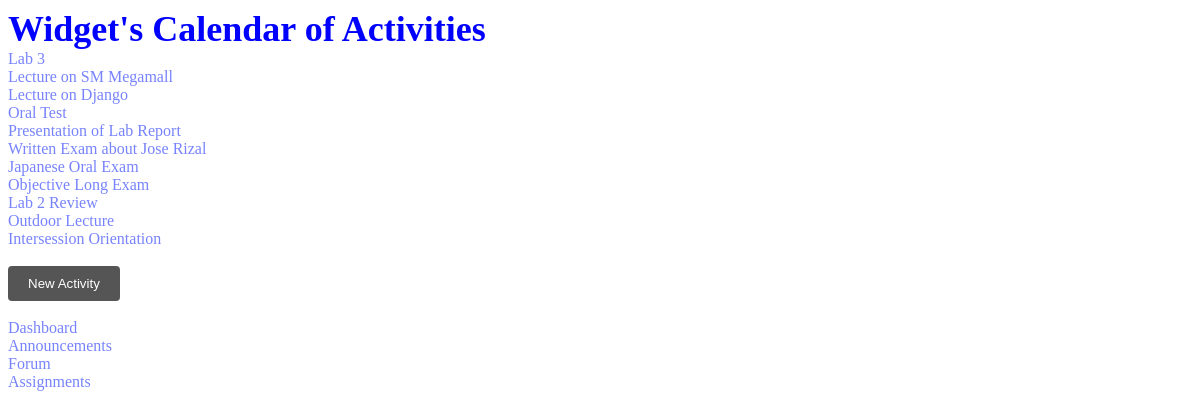
Screenshot of /calendar/ with the database file from the repository.
### calendar_app/models.py (models this page shows, shortened)
class Event(models.Model):
    target_datetime = models.DateTimeField("Date and Time: ", max_length = 50)
    activity = models.CharField("Activity: ", max_length = 50)
    estimated_hours = models.FloatField("Estimated Hours: ", max_length = 50)
    location = models.ForeignKey(Location, on_delete = models.CASCADE)
    course = models.ForeignKey(Course, on_delete = models.CASCADE)
    def get_absolute_url(self):
        return (reverse('calendar_app:event_details', kwargs={'pk' : self.pk}))

### calendar_app/views.py (the view)
# urls.py: path('', views.calendar_view, name='calendar_app'),
def calendar_view(request):
    events = Event.objects.all()
    return render(request, 'calendar.html', {'events': events})

### calendar_app/templates/calendar.html (shortened to what this page needs)
{% extends 'base.html' %}
{% load static %}
{% block content %}
    {% block header %}<h1>Widget's Calendar of Activities</h1>{% endblock %}
    {% for event in events %}
        <a href="{{event.get_absolute_url}}"> {{event.activity}} </a><br>
    {% endfor %}
    <br>
    <form action="events/add">
        <button type="submit">New Activity</button>
    </form>
    <br>
    <a href="/dashboard">Dashboard</a><br>
    <a href="/announcements">Announcements</a><br>
    <a href="/forum">Forum</a><br>
    <a href="/assignments">Assignments</a><br>
{% endblock %}

### static/styles.css (style rules this page uses)
h1 { font-size: 36px; font-weight: bold; margin: 0; color: blue; }
button { background-color: #555; color: white; padding: 10px 20px; border: none; border-radius: 4px; cursor: pointer; }
body { background-image: url("https://www.pngkey.com/png/full/979-9791878_cold-as-ice-but-has-a-warm-heart.png"); background-repeat: no-repeat; }
a:link { color: #7783fc; text-decoration: none; transition: 0.2s; }
@media (min-width: 308px) { body { background-position: 200px 20px; } }

### rows the page displays
Event: activity "Lab 3"
Event: activity "Lecture on SM Megamall"
Event: activity "Lecture on Django"
Event: activity "Oral Test"
Event: activity "Presentation of Lab Report"
Event: activity "Written Exam about Jose Rizal"
Event: activity "Japanese Oral Exam"
Event: activity "Objective Long Exam"
Event: activity "Lab 2 Review"
Event: activity "Outdoor Lecture"
Event: activity "Intersession Orientation"
